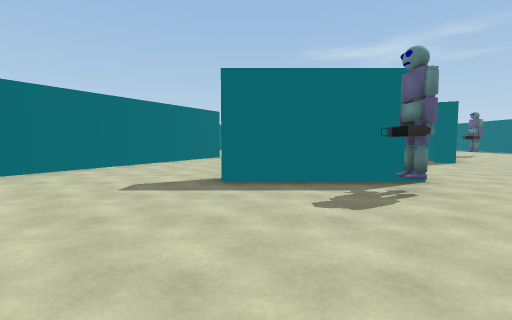
[1] (above)

18 first-person views from a walk through a scene from a Unity 3-D project. The camera is 1.3 m above the floor, tilts 4° down and sees 85° across. The floor is counted in squares, 2 m on a side. Each view is taken from the middle of a square. On the plan, view 1 faces up. The plan holds only what a view shows up to about 9 squares ahead; the rest is blank. The player character is not drawn.

[2]
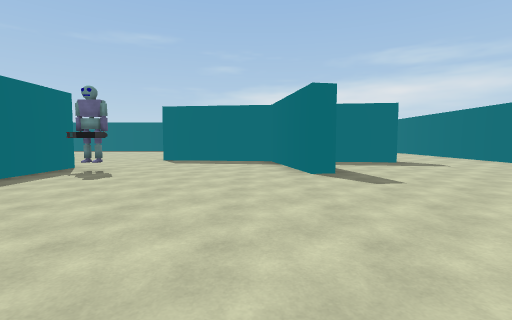

[3]
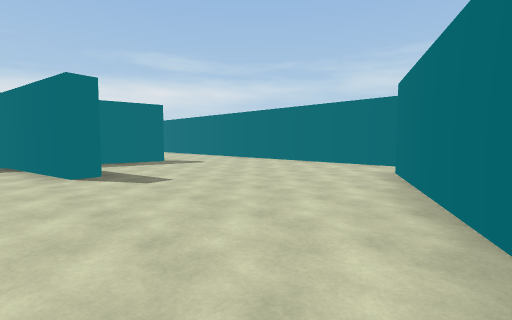

[4]
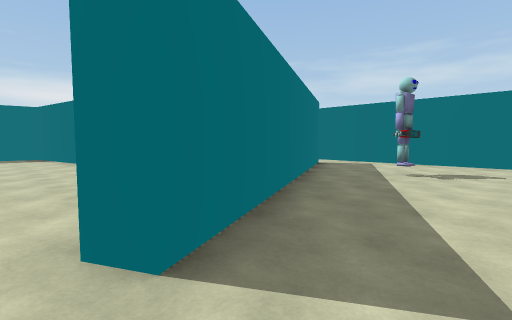

[5]
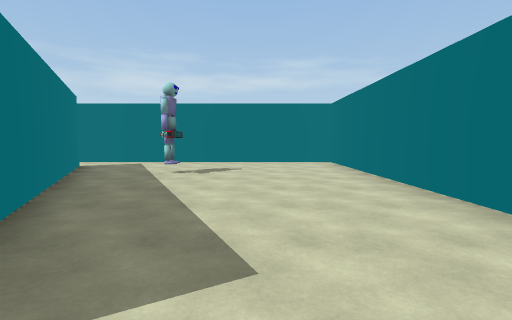

[6]
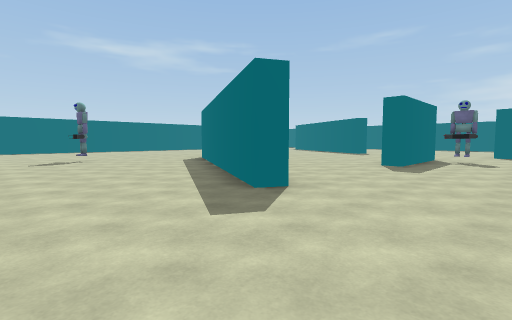

[7]
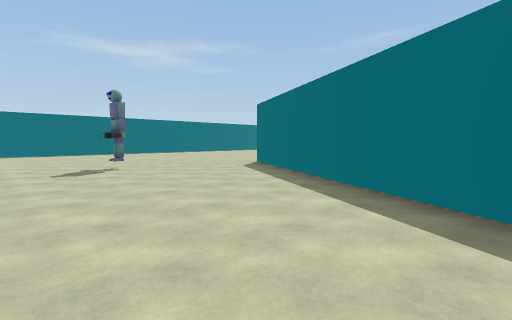

[8]
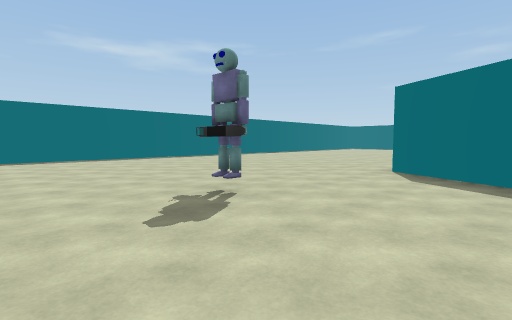

[9]
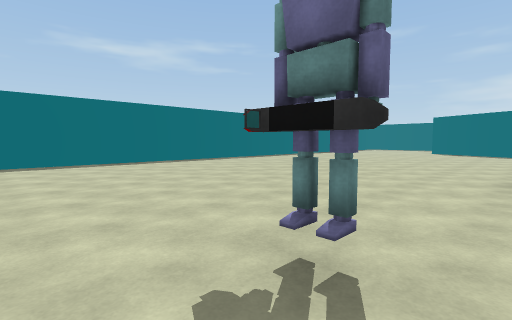

[10]
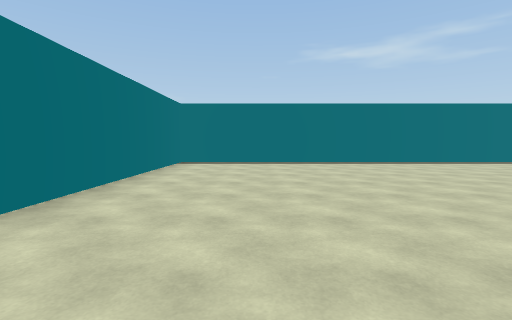

[11]
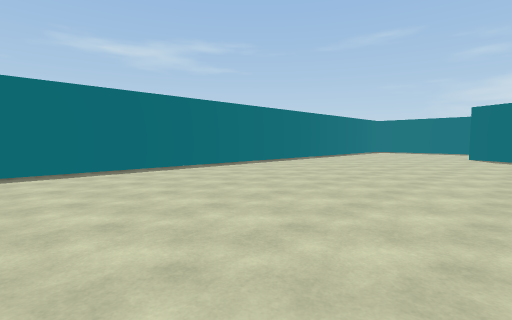

[12]
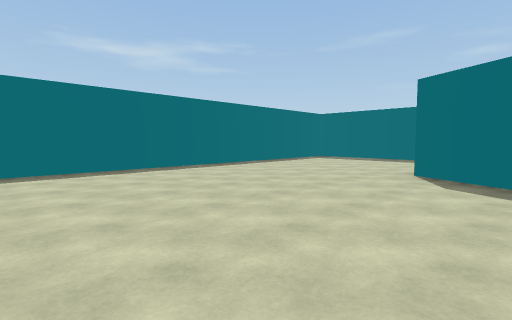

[13]
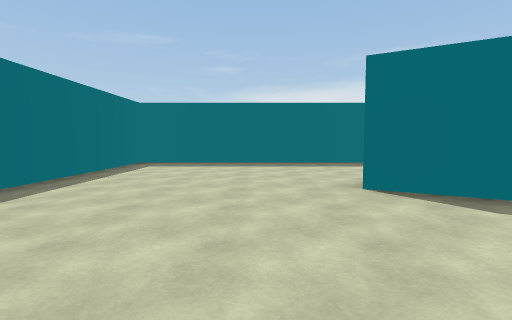

[14]
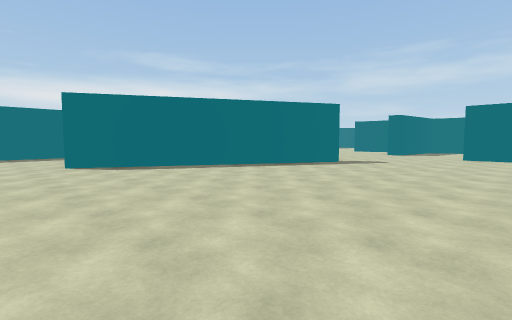

[15]
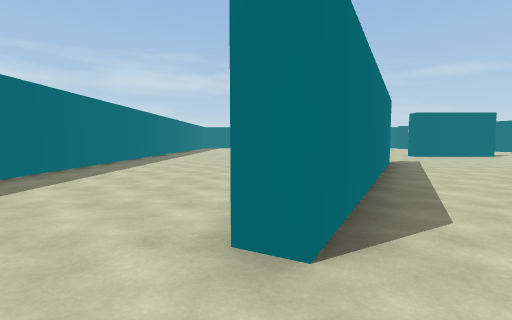

[16]
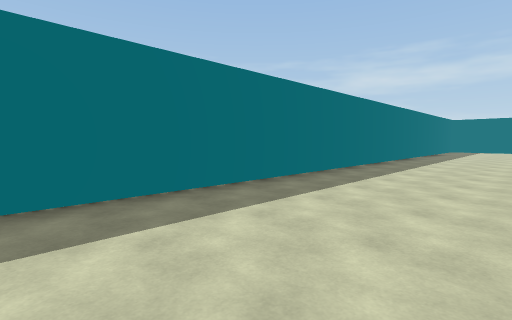

[17]
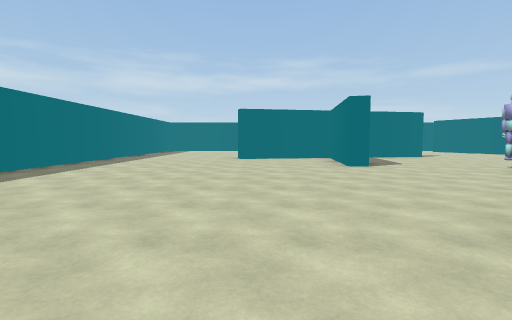

[18]
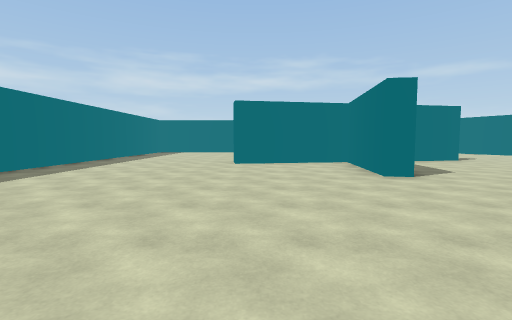

### Floor plan
Points are (right, up) in squares from view 1. A wall is a line through its corners. A room is listed if a view was taken in it or the views show most of it. See-through windows are left out.
Room 1 (views 1, 2, 3, 4, 5, 6, 7, 8, 9, 10, 11, 12, 13, 14, 15, 16, 17, 18)
walls: (1.4, 4.8) (2.6, 4.8); (1.5, 4.3) (-0.5, 4.3) (-0.5, 4.9); (5.1, 3.1) (5.7, 3) (5.2, -0.4) (8.6, 0.2) (8.6, -0.2); (5.8, 7.9) (5.2, 8.2) (8.7, 14.6) (9.2, 14.3); (-2.3, 9.1) (-4.6, 4.9); (-4.8, 4.4) (-5.3, 4.7) (-1.8, 11.1); (1.5, -1.6) (1.4, -1.1) (4.7, -0.5) (5, 1.9); (-4, -2) (-2, -5.9); (4.3, -4.2) (4.5, -2.3); (-2.5, -6.2) (-5.7, 0.4) (-5.3, 0.6); (13.2, -1) (13.2, 19.4) (-9.3, 19.4) (-9.3, 13.4); (-9.3, -1.4) (-9.3, -7.4) (1.4, -7.4); (4, -7.4) (5.1, -7.4)
objects: other object (-6, 12); other object (-5, -5); other object (2, 3) to (2, 4)

Positions as (right, up) in squares from view 1, and headings:
1: (0, 0), facing up
2: (-4, 0), facing right
3: (-4, 0), facing down-right
4: (-7, 1), facing down-right
5: (-7, 1), facing down
6: (-8, 2), facing up-right
7: (-8, 5), facing up-right
8: (-8, 9), facing up-right
9: (-7, 11), facing up-right
10: (-7, 11), facing up
11: (-3, 13), facing up-right
12: (3, 13), facing up-right
13: (5, 16), facing right
14: (1, 16), facing down-right
15: (9, 16), facing down
16: (10, 11), facing down-right
17: (8, 10), facing down
18: (8, 8), facing down
